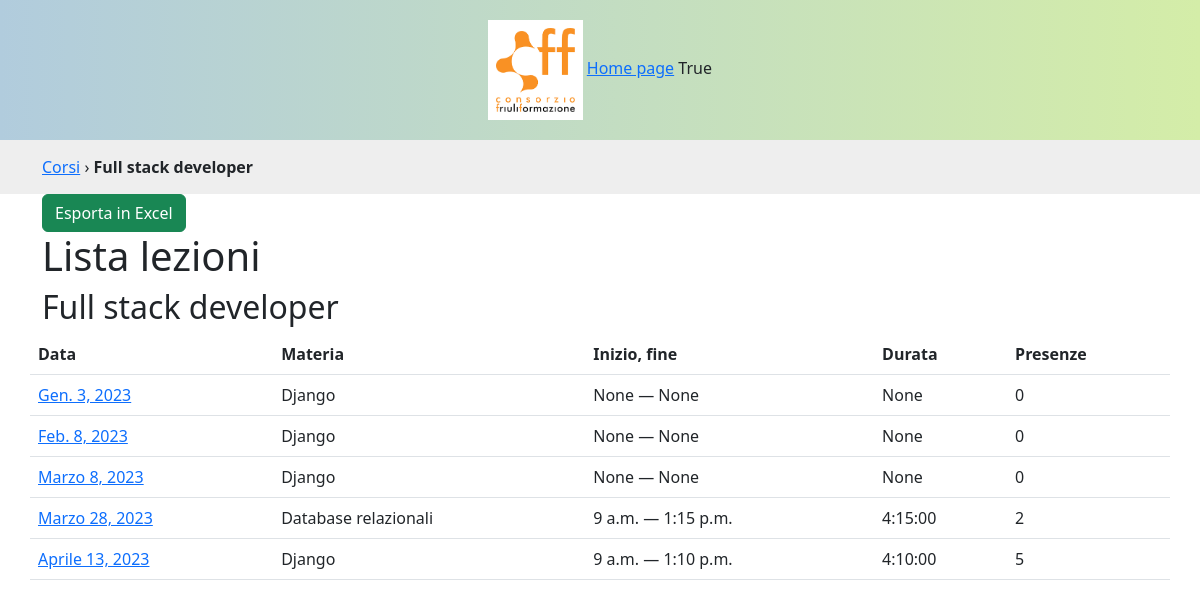
The app's page /corsi/1/lezioni/ (signed in) with its own data.
### lezioni/models.py (models this page shows, shortened)
class Corso(models.Model):
    titolo = models.CharField(max_length=400)
    codice = models.CharField(max_length=20)
    data_inizio = models.DateField()
    data_fine = models.DateField()
    def __str__(self):
        return self.titolo
    class Meta:
        verbose_name_plural = 'Corsi'
        ordering = ['-data_inizio']

class Lezione(models.Model):
    TIPI_LEZIONE = (
        (None, 'Seleziona...'),
        ('T', 'Teoria'),
        ('P', 'Pratica'),
    )
    materia = models.ForeignKey(Materia, on_delete=models.PROTECT, related_name="lezioni")
    argomento = models.TextField(verbose_name="Di cosa avete parlato?", null=True, blank=True, help_text="Scrivi almeno 3 parole")
    data = models.DateField()
    online = models.BooleanField(default=False)
    tipologia = models.CharField(max_length=1, choices=TIPI_LEZIONE, null=True)
    ora_inizio = models.TimeField(null=True, blank=True)
    ora_fine = models.TimeField(null=True, blank=True)
    def durata(self):
        from datetime import datetime, date
        if self.ora_inizio and self.ora_fine:
            return datetime.combine(date.today(), self.ora_fine) - datetime.combine(date.today(), self.ora_inizio)
    class Meta:
        verbose_name_plural = 'Lezioni'
        ordering = ['-data']

class Materia(models.Model):
    nome = models.CharField(max_length=100)
    modulo = models.ForeignKey(Modulo, on_delete=models.PROTECT, related_name="materie")
    docente = models.ForeignKey(Persona, on_delete=models.PROTECT, null=True, blank=True, related_name='materie')
    def __str__(self):
        return self.nome
    class Meta:
        verbose_name_plural = 'Materie'

### lezioni/views.py (the view, shortened to what this page needs)
# urls.py: path('corsi/<int:id>/lezioni/', views.lezioni, name='lezioni'),
def lezioni(request, id):
    import openpyxl
    corso = Corso.objects.get(id=id)
    lezioni = Lezione.objects.filter(materia__modulo__corso=corso).order_by('data')
    context = {
        'corso': corso,
        'lezioni': lezioni
    }
    return render(request, 'lezioni.html', context)

### lezioni/templates/lezioni.html
{% extends 'base.html' %}
{% block breadcrumbs %}
<div id="breadcrumbs">
    <div class="container">
        <a href="{% url 'corsi' %}">Corsi</a> › <strong>{{corso}}</strong>
    </div>
</div>
{% endblock %}
{% block content %}
<a href="?excel" class="btn btn-success">Esporta in Excel</a>
<div class="row">
    <h1>Lista lezioni</h1>
        <h2>{{corso}}</h2>
    <table class="table">
        <tr>
            <th>Data</th>
            <th>Materia</th>
            <th>Inizio, fine</th>
            <th>Durata</th>
            <th>Presenze</th>
        </tr>
    {% for lezione in lezioni %}
        <tr>
            <td><a href="{% url 'dettaglio_lezione' lezione.pk %}">{{lezione.data}}</a></td>
            <td>{{lezione.materia}}</td>
            <td>{{lezione.ora_inizio}} — {{lezione.ora_fine}}</td>
            <td>{{lezione.durata}}</td>
            <td>{{lezione.presenze.count}}</td>
        </tr>
    {% endfor %}
    </table>
</div>
{% endblock content %}

### lezioni/templates/header.html
{% load static %}
<header>
    <div class="container">
        <div class="row">
            <div class="col-12 text-center">
                <img src="{% static 'lezioni/images/cff.png' %}" alt="Friuli Formazione">
                <a href="{% url 'corsi' %}">Home page</a>
                {{request.user.is_authenticated}}
            </div>
        </div>
    </div>
</header>

### lezioni/static/lezioni/css/style.css (style rules this page uses)
header { padding: 20px 0; background: rgb(177,204,221); background: linear-gradient(90deg, rgba(177,204,221,1) 0%, rgba(212,237,168,1) 100%); }
header img { height: 100px; padding: 8px; background: #fff; }
#breadcrumbs { background-color: #eee; padding: 15px 0; }

### records on screen
Corso: titolo "Full stack developer"
Lezione: data "Gen. 3, 2023", materia "Django", ora_inizio "None", ora_fine "None", durata "None", presenze.count "0"
Lezione: data "Feb. 8, 2023", materia "Django", ora_inizio "None", ora_fine "None", durata "None", presenze.count "0"
Lezione: data "Marzo 8, 2023", materia "Django", ora_inizio "None", ora_fine "None", durata "None", presenze.count "0"
Lezione: data "Marzo 28, 2023", materia "Database relazionali", ora_inizio "9 a.m.", ora_fine "1:15 p.m.", durata "4:15:00", presenze.count "2"
Lezione: data "Aprile 13, 2023", materia "Django", ora_inizio "9 a.m.", ora_fine "1:10 p.m.", durata "4:10:00", presenze.count "5"

### other values on screen
{{ request.user.is_authenticated }} "True"
